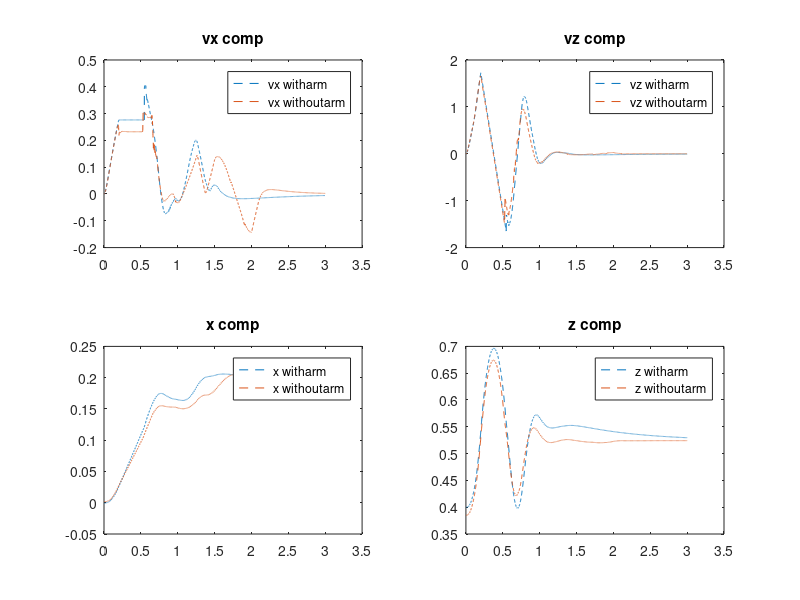
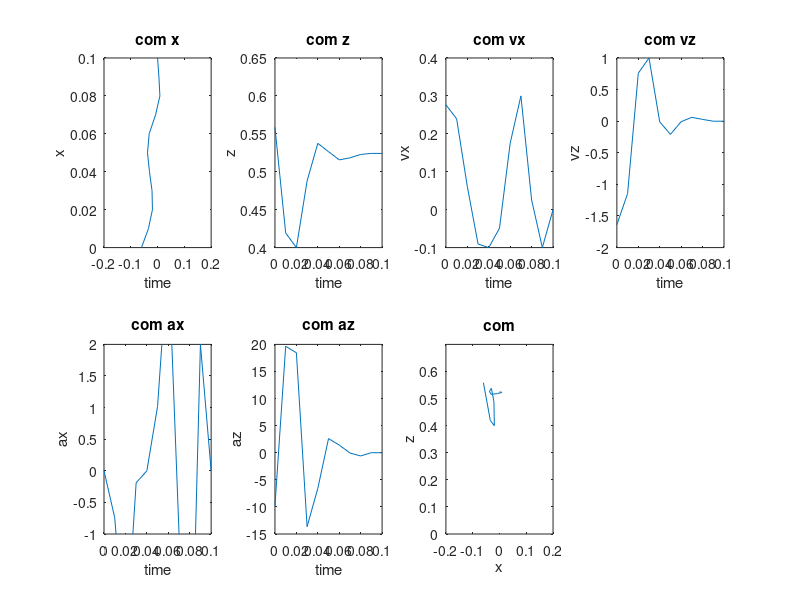

These charts were generated, in order, by the following MATLAB code:
% f=figure;

clear;
close all;
figure(1);
%% data time=3 rate=0.2
%%% robot with arm 
load('robot_with_arm/WBC/data_velocity.mat');
z_velocity_act_witharm=Velocity_Recording.actual_com_velocity(:,3)';
z_velocity_act_witharm=z_velocity_act_witharm(:,2:end);
x_velocity_act_witharm=Velocity_Recording.actual_com_velocity(:,1)';
x_velocity_act_witharm=x_velocity_act_witharm(:,2:end);

z_velocity_des_witharm=Velocity_Recording.des_com_velocity(:,3)';
z_velocity_des_witharm=z_velocity_des_witharm(:,2:end);
x_velocity_des_witharm=Velocity_Recording.des_com_velocity(:,1)';
x_velocity_des_witharm=x_velocity_des_witharm(:,2:end);

load('robot_with_arm/WBC/data_position.mat');
z_position_act_witharm=Position_Recording.actual_com(:,3)';
z_position_act_witharm=z_position_act_witharm(:,2:end);
x_position_act_witharm=Position_Recording.actual_com(:,1)';
x_position_act_witharm=x_position_act_witharm(:,2:end);

z_position_des_witharm=Position_Recording.des_com(:,3)';
z_position_des_witharm=z_position_des_witharm(:,2:end);
x_position_des_witharm=Position_Recording.des_com(:,1)';
x_position_des_witharm=x_position_des_witharm(:,2:end);


%%% robot without arm
load('robot_without_arm/WBC/data_velocity.mat');
z_velocity_act=Velocity_Recording.actual_com_velocity(:,3)';
z_velocity_act=z_velocity_act(:,2:end);
x_velocity_act=Velocity_Recording.actual_com_velocity(:,1)';
x_velocity_act=x_velocity_act(:,2:end);

time=Velocity_Recording.lcm_timestamp;
time=time/5;

z_velocity_des=Velocity_Recording.des_com_velocity(:,3)';
z_velocity_des=z_velocity_des(:,2:end);
x_velocity_des=Velocity_Recording.des_com_velocity(:,1)';
x_velocity_des=x_velocity_des(:,2:end);


load('robot_without_arm/WBC/data_position.mat');
z_position_act=Position_Recording.actual_com(:,3)';
z_position_act=z_position_act(:,2:end);
x_position_act=Position_Recording.actual_com(:,1)';
x_position_act=x_position_act(:,2:end);

z_position_des=Position_Recording.des_com(:,3)';
z_position_des=z_position_des(:,2:end);
x_position_des=Position_Recording.des_com(:,1)';
x_position_des=x_position_des(:,2:end);


%% plot
subplot(2,2,1)
plot(time,x_velocity_act_witharm,'--');
hold on;
plot(time,x_velocity_act,'--');
% hold on;
% plot(time,x_velocity_des);
% legend('vx witharm','vx withoutarm','vx des');
legend('vx witharm','vx withoutarm');
title("vx comp");

subplot(2,2,2)
plot(time,z_velocity_act_witharm,'--');
hold on;
plot(time,z_velocity_act,'--');
% hold on;
% plot(time,z_velocity_des);
% legend('vz witharm','vz withoutarm','vz des');
legend('vz witharm','vz withoutarm');
title("vz comp");

subplot(2,2,3)
plot(time,x_position_act_witharm,'--');
hold on;
plot(time,x_position_act,'--');
% hold on;
% plot(time,x_position_des);
% legend('x witharm','x withoutarm','x des');
legend('x witharm','x withoutarm');
title("x comp");

subplot(2,2,4)
plot(time,z_position_act_witharm,'--');
hold on;
plot(time,z_position_act,'--');
% hold on;
% plot(time,z_position_des);
% legend('z witharm','z withoutarm','z des');
legend('z witharm','z withoutarm');
title("z comp");

% subplot(1,3,3)
% plot(time,x_position_act_swing,'--');
% hold on;
% plot(time,x_position_des_swing,'--');
% 
% legend('actual x swing','desire x swing');


% % f=figure;
% close all;
% figure(1)
% % load('robot_with_arm/WBC/data_arm_fix.mat');
% load('robot_with_arm/WBC/data_arm_swing.mat');
% time=Velocity_Recording.lcm_timestamp;
% time=time/2;
% z_velocity_act=Velocity_Recording.actual_com_velocity(:,3)';
% z_velocity_act=z_velocity_act(:,2:end);
% subplot(1,3,1)
% plot(time,z_velocity_act);
% title("actual vz");
% 
% z_velocity_des=Velocity_Recording.des_com_velocity(:,3)';
% z_velocity_des=z_velocity_des(:,2:end);
% subplot(1,3,2)
% plot(time,z_velocity_des);
% title("des vz");
% 
% 
% subplot(1,3,3)
% plot(time,z_velocity_act,'--');
% hold on;
% plot(time,z_velocity_des,'--');
% legend('actual vz','desire vz');
% hold on;









%% opt trajectory
% x = [-0.164074,-0.162299,-0.160527,-0.158752,-0.156961,-0.155138,-0.153275,-0.151372,-0.14943,-0.147447,-0.145424,-0.143361,-0.141258,-0.139115,-0.136933,-0.13471,-0.132447,-0.130144,-0.127801,-0.125418,-0.122996,-0.120533,-0.11803,-0.115487,-0.112904,-0.110281,-0.107619,-0.104916,-0.102173,-0.0993957,-0.09661,-0.09385,-0.09113,-0.08845,-0.08581,-0.08321,-0.08065,-0.07813,-0.07565,-0.07321,-0.07081,-0.06845,-0.06613,-0.06385,-0.06161,-0.05941,-0.05725,-0.05513,-0.05305,-0.05101,-0.04901,-0.04705,-0.04513,-0.04325,-0.04141,-0.03961,-0.03785,-0.03613,-0.03445,-0.03281,-0.03121,-0.02965,-0.02813,-0.02665,-0.02521,-0.02381,-0.02245,-0.02113,-0.01985,-0.01861,-0.01741,-0.01625,-0.01513,-0.01405,-0.01301,-0.01201,-0.01105,-0.01013,-0.00925,-0.00841,-0.00761,-0.00685,-0.00613,-0.00545,-0.00481,-0.00421,-0.00365,-0.00313,-0.00265,-0.00221,-0.00181,-0.00145,-0.00113,-0.00085,-0.00061,-0.00041,-0.00025,-0.00013,-5e-05,-1e-05,0];
% 
% z = [0.575975,0.56458,0.552302,0.539323,0.525903,0.512336,0.498922,0.485935,0.473599,0.462082,0.451493,0.441886,0.433278,0.425669,0.419061,0.413451,0.408839,0.405213,0.402555,0.400831,0.4,0.400008,0.400794,0.402292,0.404433,0.407145,0.410356,0.413997,0.418,0.4223,0.426838,0.431559,0.436411,0.441351,0.446337,0.451334,0.456311,0.461239,0.466094,0.470856,0.475507,0.480033,0.484421,0.488664,0.492755,0.496693,0.500475,0.504104,0.507584,0.510918,0.514113,0.517176,0.520113,0.522932,0.525638,0.528238,0.530737,0.533139,0.535448,0.537667,0.539798,0.541842,0.5438,0.545672,0.547459,0.549159,0.550774,0.552302,0.553744,0.5551,0.55637,0.557556,0.558658,0.559678,0.560616,0.561475,0.562256,0.562962,0.563593,0.564153,0.564645,0.565072,0.565439,0.565748,0.566007,0.566219,0.56639,0.566525,0.566629,0.566708,0.566766,0.566807,0.566836,0.566855,0.566867,0.566875,0.56688,0.566883,0.566885,0.566885,0.566886];
% 
% vx = [0.177668,0.177278,0.17718,0.177878,0.180284,0.184284,0.188284,0.192284,0.196284,0.200284,0.204284,0.208284,0.212284,0.216284,0.220284,0.224284,0.228284,0.232284,0.236284,0.240284,0.244284,0.248284,0.252284,0.256284,0.260283,0.264284,0.268284,0.272284,0.276284,0.279142,0.278,0.274,0.27,0.266,0.262,0.258,0.254,0.25,0.246,0.242,0.238,0.234,0.23,0.226,0.222,0.218,0.214,0.21,0.206,0.202,0.198,0.194,0.19,0.186,0.182,0.178,0.174,0.17,0.166,0.162,0.158,0.154,0.15,0.146,0.142,0.138,0.134,0.13,0.126,0.122,0.118,0.114,0.11,0.106,0.102,0.098,0.094,0.09,0.086,0.082,0.078,0.074,0.07,0.066,0.062,0.058,0.054,0.05,0.046,0.042,0.038,0.034,0.03,0.026,0.022,0.018,0.014,0.01,0.006,0.002,0];
% 
% vz = [-1.09221,-1.18684,-1.26875,-1.32708,-1.35687,-1.35647,-1.32635,-1.27105,-1.19607,-1.10737,-1.01057,-0.9108,-0.810811,-0.710856,-0.6109,-0.510971,-0.411551,-0.313557,-0.218148,-0.126514,-0.0397341,0.0413047,0.115941,0.183729,0.24442,0.297935,0.34434,0.383827,0.416695,0.443362,0.464262,0.479859,0.490684,0.497238,0.5,0.499408,0.495861,0.489729,0.481354,0.47106,0.459154,0.445944,0.431734,0.416819,0.401479,0.385972,0.370523,0.35533,0.340556,0.326329,0.312734,0.299819,0.287601,0.276065,0.26516,0.254815,0.244953,0.235491,0.22635,0.217452,0.208723,0.200096,0.191515,0.182941,0.174356,0.165751,0.157129,0.148502,0.139888,0.131307,0.122788,0.11436,0.106049,0.0978732,0.0898415,0.0819663,0.0742682,0.0667735,0.0595133,0.0525267,0.0458595,0.0395619,0.0336858,0.02828,0.023382,0.0190122,0.0151752,0.0118605,0.00905007,0.0067249,0.00485421,0.00339392,0.00229497,0.00150417,0.000961263,0.000603104,0.000374451,0.000228831,0.000126815,4.11738e-05,0];
% 
% ax = [-2.01948e-28,-0.0779462,0.058355,0.0811426,0.4,0.4,0.4,0.4,0.4,0.4,0.4,0.4,0.4,0.4,0.4,0.4,0.4,0.4,0.4,0.4,0.4,0.4,0.4,0.4,0.4,0.4,0.4,0.4,0.4,0.171649,-0.4,-0.4,-0.4,-0.4,-0.4,-0.4,-0.4,-0.4,-0.4,-0.4,-0.4,-0.4,-0.4,-0.4,-0.4,-0.4,-0.4,-0.4,-0.4,-0.4,-0.4,-0.4,-0.4,-0.4,-0.4,-0.4,-0.4,-0.4,-0.4,-0.4,-0.4,-0.4,-0.4,-0.4,-0.4,-0.4,-0.4,-0.4,-0.4,-0.4,-0.4,-0.4,-0.4,-0.4,-0.4,-0.4,-0.4,-0.4,-0.4,-0.4,-0.4,-0.4,-0.4,-0.4,-0.4,-0.4,-0.4,-0.4,-0.4,-0.4,-0.4,-0.4,-0.4,-0.4,-0.4,-0.4,-0.4,-0.4,-0.4,-0.4,0];
% 
% az = [-9.8,-9.12686,-7.25329,-4.41281,-1.54664,1.62734,4.39629,6.66296,8.33404,9.40569,9.95544,9.99771,10,9.99113,10,9.98589,9.89805,9.70066,9.38124,8.9456,8.41031,7.79746,7.12976,6.42791,5.71028,4.99269,4.28839,3.60894,2.96457,2.36895,1.81094,1.30843,0.856574,0.454296,0.0981238,-0.216515,-0.49287,-0.733601,-0.941291,-1.11762,-1.26343,-1.37863,-1.46347,-1.51948,-1.54843,-1.55311,-1.53659,-1.50201,-1.45275,-1.39273,-1.32628,-1.25675,-1.18683,-1.12036,-1.06062,-1.00837,-0.964156,-0.928168,-0.900014,-0.879584,-0.866254,-0.859118,-0.857062,-0.857721,-0.859397,-0.861521,-0.862834,-0.86256,-0.860379,-0.855706,-0.848067,-0.837526,-0.824666,-0.810575,-0.795762,-0.779282,-0.760331,-0.738618,-0.713413,-0.683901,-0.649538,-0.609985,-0.565241,-0.515909,-0.463692,-0.410282,-0.357107,-0.305832,-0.256259,-0.208775,-0.165363,-0.126696,-0.0930942,-0.0650655,-0.0435158,-0.028116,-0.0176144,-0.0115097,-0.00889344,-0.00823474,-2.13208e-08];
x = [-0.06,-0.0341939,-0.0191825,-0.0206728,-0.0301985,-0.0376489,-0.0313267,-0.00755408,0.00872296,0.005,0];

z = [0.558486,0.419298,0.4,0.487982,0.537448,0.52648,0.515667,0.518329,0.522795,0.524192,0.524161];

vx = [0.2766,0.239522,0.0607074,-0.0905141,-0.1,-0.0490074,0.175452,0.3,0.0255408,-0.1,0];

vz = [-1.63818,-1.14559,0.759635,1,-0.0106725,-0.208699,-0.00754681,0.0607756,0.0285497,-0.000614095,0];

ax = [0,-0.741569,-2.83471,-0.189717,0,1.01985,3.46933,-0.978368,-4.51082,2,0];

az = [-9.8,19.6519,18.4526,-13.6453,-6.56817,2.60764,1.41541,-0.0489592,-0.595558,0.0122819,-2.13208e-08];x=x';
z=z';
node_num=size(z);
node_num=node_num(1);
time=zeros(1,node_num);
dt=0.01;
for i=1:node_num
    time(i)=(i-1)*dt;
end

figure(2)
subplot(2,4,1)
plot(x,time);
xlim([-0.2,0.2])
title("com x");
xlabel 'time'; 
ylabel 'x'; 

subplot(2,4,2)
plot(time,z);
title("com z");
xlabel 'time'; 
ylabel 'z'; 


vx=vx';
node_num=size(vx);
node_num=node_num(1);
time=zeros(1,node_num);

for i=1:node_num
    time(i)=(i-1)*dt;
end
subplot(2,4,3)
plot(time,vx);
title("com vx");
xlabel 'time'; 
ylabel 'vx'; 

vz=vz';
node_num=size(vz);
node_num=node_num(1);
time=zeros(1,node_num);

for i=1:node_num
    time(i)=(i-1)*dt;
end
subplot(2,4,4)
plot(time,vz);
title("com vz");
xlabel 'time'; 
ylabel 'vz'; 

ax=ax';
node_num=size(vx);
node_num=node_num(1);
time=zeros(1,node_num);

for i=1:node_num
    time(i)=(i-1)*dt;
end
subplot(2,4,5)
plot(time,ax);
ylim([-1,2])
title("com ax");
xlabel("time");
ylabel("ax");


az=az';
node_num=size(az);
node_num=node_num(1);
time=zeros(1,node_num);

for i=1:node_num
    time(i)=(i-1)*dt;
end
subplot(2,4,6)
plot(time,az);
title("com az");
xlabel("time");
ylabel("az");

subplot(2,4,7)
plot(x,z);
xlim([-0.2,0.2]);
ylim([0,0.7]);
title("com");
xlabel("x");
ylabel("z");
hold on;













% % load('data_with_arm.mat');
% % time=Velocity_Recording.lcm_timestamp;
% % z_velocity=Velocity_Recording.actual_com_velocity(:,3)';
% % z_velocity=z_velocity(:,2:end);
% % plot(time,z_velocity);
% % hold on;
% % 
% % load('data_without_arm_yes.mat');
% % time=Velocity_Recording.lcm_timestamp;
% % z_velocity=Velocity_Recording.actual_com_velocity(:,3)';
% % z_velocity=z_velocity(:,2:end);
% % plot(time,z_velocity);

% z_velocity=Velocity_Recording.des_com_velocity(:,3)';
% z_velocity=z_velocity(:,2:end);
% plot(time,z_velocity);

% legend('with_arm_com','without_arm_com','reference_com');


% % legend('with_arm_com','without_arm_com');
% f1=figure;
% z=[0.388137,0.388137,0.388137,0.388137,0.388137,0.388137,0.388137,0.388137,0.391143,0.432309,0.569463];
% t=[0,0.1,0.2,0.3,0.4,0.5,0.6,0.7,0.8,0.9,1];
% plot(t,z,'-b*');
% 
% z=[];
% t=[0,0.1,0.2,0.3,0.4,0.5,0.6,0.7,0.8,0.9,1,1.1,1.2,1.3,1.4,1.5,1.6,1.7,1.8,1.9,2.0];
% plot(t,z,'-g*');
% 
% z=[];
% t=[0,0.1,0.2,0.3,0.4,0.5,0.6,0.7,0.8,0.9,1,1.1,1.2,1.3,1.4,1.5,1.6,1.7,1.8,1.9,2.0,2.1,2.2,2.3,2.4,2.5,2.6,2.7,2.8,2.9,3.0];
% plot(t,z,'-c*');
% 
% legend('node=11','node=21','node=31');
% xlabel('t');
% ylabel('z');



